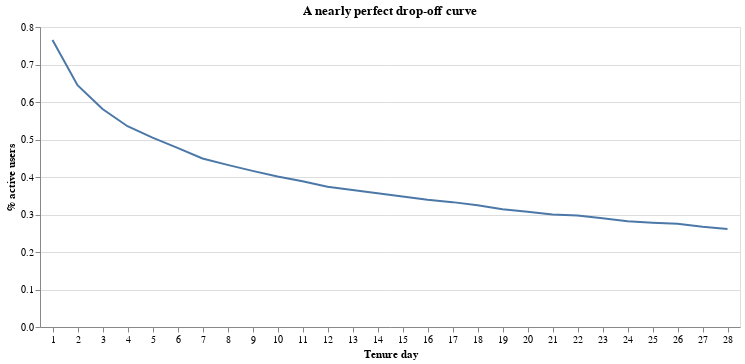

The notebook cell saved with this chart:
### Code cell
perfect_curves = plotting.basic_eda(perf_activity)
perfect_curves[0].width = DEFAULT_WIDTH
perfect_curves[0].title = "A nearly perfect drop-off curve"
perfect_curves[0].display()

### Figure 1 — Vega-Lite specification as saved in the notebook (floating-point values rounded to 4 significant figures)
{"config": {"view": {"continuousWidth": 400, "continuousHeight": 300}}, "data": {"name": "data-34302971fa7a40012b6aa4b7a09951de"}, "mark": "line", "encoding": {"x": {"axis": {"labelAngle": 0}, "field": "tenure_day", "title": "Tenure day", "type": "ordinal"}, "y": {"field": "visit", "title": "% active users", "type": "quantitative"}}, "title": "A nearly perfect drop-off curve", "width": 700, "$schema": "https://vega.github.io/schema/vega-lite/v4.17.0.json", "datasets": {"data-34302971fa7a40012b6aa4b7a09951de": [{"tenure_day": 1, "visit": 0.7651}, {"tenure_day": 2, "visit": 0.645}, {"tenure_day": 3, "visit": 0.5811}, {"tenure_day": 4, "visit": 0.5354}, {"tenure_day": 5, "visit": 0.505}, {"tenure_day": 6, "visit": 0.4776}, {"tenure_day": 7, "visit": 0.4493}, {"tenure_day": 8, "visit": 0.4324}, {"tenure_day": 9, "visit": 0.4163}, {"tenure_day": 10, "visit": 0.4012}, {"tenure_day": 11, "visit": 0.3889}, {"tenure_day": 12, "visit": 0.374}, {"tenure_day": 13, "visit": 0.3655}, {"tenure_day": 14, "visit": 0.3565}, {"tenure_day": 15, "visit": 0.348}, {"tenure_day": 16, "visit": 0.3396}, {"tenure_day": 17, "visit": 0.333}, {"tenure_day": 18, "visit": 0.3244}, {"tenure_day": 19, "visit": 0.3141}, {"tenure_day": 20, "visit": 0.3073}, {"tenure_day": 21, "visit": 0.2998}, {"tenure_day": 22, "visit": 0.2972}, {"tenure_day": 23, "visit": 0.2903}, {"tenure_day": 24, "visit": 0.2819}, {"tenure_day": 25, "visit": 0.2781}, {"tenure_day": 26, "visit": 0.2751}, {"tenure_day": 27, "visit": 0.2673}, {"tenure_day": 28, "visit": 0.2612}]}}
